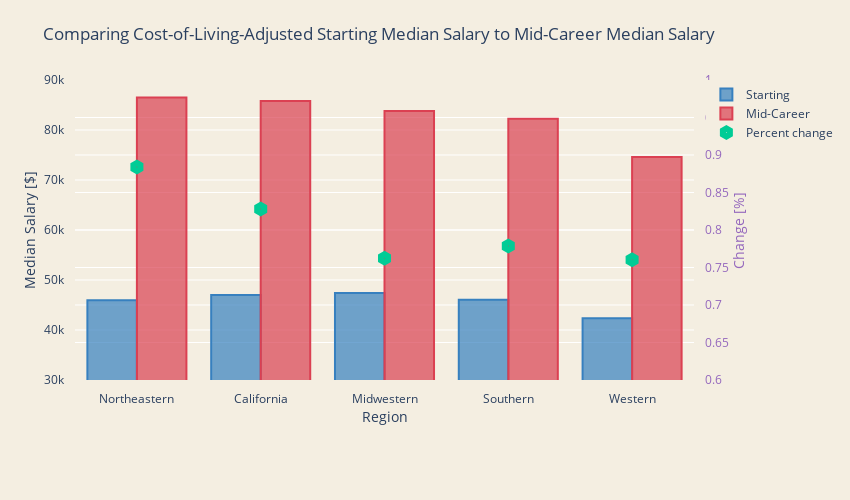

The notebook cell this image was saved under:
### Code cell
trace1 = go.Bar(
    #base = regions,
    x = regions,
    y = region_start,
    name='Starting',
    marker=dict(
        color='rgba(55, 128, 191, 0.7)',
        line=dict(
            color='rgba(55, 128, 191, 1.0)',
            width=2,
        )
    )
)
trace2 = go.Bar(
    x = regions,
    y = region_mid,
    #base = region_mid,
    name='Mid-Career',
    marker=dict(
        color='rgba(219, 64, 82, 0.7)',
        line=dict(
            color='rgba(219, 64, 82, 1.0)',
            width=2,
        )
    )
)

trace3 = go.Scatter(
    x = regions,
    y = region_changeadj,
    name='Percent change',
    mode = 'markers',
    marker=dict(
        symbol="hexagon-dot",
       size=15
   ),
    yaxis='y2'
)

data = [trace1, trace2, trace3]
layout = go.Layout(
    barmode='group',
    title = 'Comparing Cost-of-Living-Adjusted Starting Median Salary to Mid-Career Median Salary',
    width=850,
    height=500,
    margin=go.Margin(
        l=75,
        r=75,
        b=120,
        t=80,
        pad=10
    ),
    paper_bgcolor='rgb(244, 238, 225)',
    plot_bgcolor='rgb(244, 238, 225)',
    yaxis = dict(
        title= 'Median Salary [$]',
        anchor = 'x',
        range = (30000, 90000),
    ),   
    yaxis2=dict(
        title='Change [%]',
        titlefont=dict(
            color='rgb(148, 103, 189)'
        ),
        tickfont=dict(
            color='rgb(148, 103, 189)'
        ),
        overlaying='y',
        side='right',
        anchor = 'x',
        range = (0.60, 1),
        
    ),
    xaxis=dict(
    title='Region'),
    
showlegend=True
)

fig = go.Figure(data=data, layout=layout)
py.iplot(fig)

### Figure 1 — Plotly figure (JSON) as saved in the notebook; plotly's stock layout.template omitted (floating-point values rounded to 4 significant figures)
{"data": [{"marker": {"color": "rgba(55, 128, 191, 0.7)", "line": {"color": "rgba(55, 128, 191, 1.0)", "width": 2}}, "name": "Starting", "type": "bar", "x": ["Northeastern", "California", "Midwestern", "Southern", "Western"], "y": [45930.0, 47020.0, 47400.0, 46060.0, 42360.0]}, {"marker": {"color": "rgba(219, 64, 82, 0.7)", "line": {"color": "rgba(219, 64, 82, 1.0)", "width": 2}}, "name": "Mid-Career", "type": "bar", "x": ["Northeastern", "California", "Midwestern", "Southern", "Western"], "y": [86520.0, 85820.0, 83790.0, 82250.0, 74590.0]}, {"marker": {"size": 15, "symbol": "hexagon-dot"}, "mode": "markers", "name": "Percent change", "type": "scatter", "x": ["Northeastern", "California", "Midwestern", "Southern", "Western"], "y": [0.884, 0.8281, 0.7624, 0.7786, 0.7605], "yaxis": "y2"}], "layout": {"barmode": "group", "height": 500, "margin": {"b": 120, "l": 75, "pad": 10, "r": 75, "t": 80}, "paper_bgcolor": "rgb(244, 238, 225)", "plot_bgcolor": "rgb(244, 238, 225)", "showlegend": true, "title": {"text": "Comparing Cost-of-Living-Adjusted Starting Median Salary to Mid-Career Median Salary"}, "width": 850, "xaxis": {"title": {"text": "Region"}}, "yaxis": {"anchor": "x", "range": [30000, 90000], "title": {"text": "Median Salary [$]"}}, "yaxis2": {"anchor": "x", "overlaying": "y", "range": [0.6, 1], "side": "right", "tickfont": {"color": "rgb(148, 103, 189)"}, "title": {"font": {"color": "rgb(148, 103, 189)"}, "text": "Change [%]"}}}}
